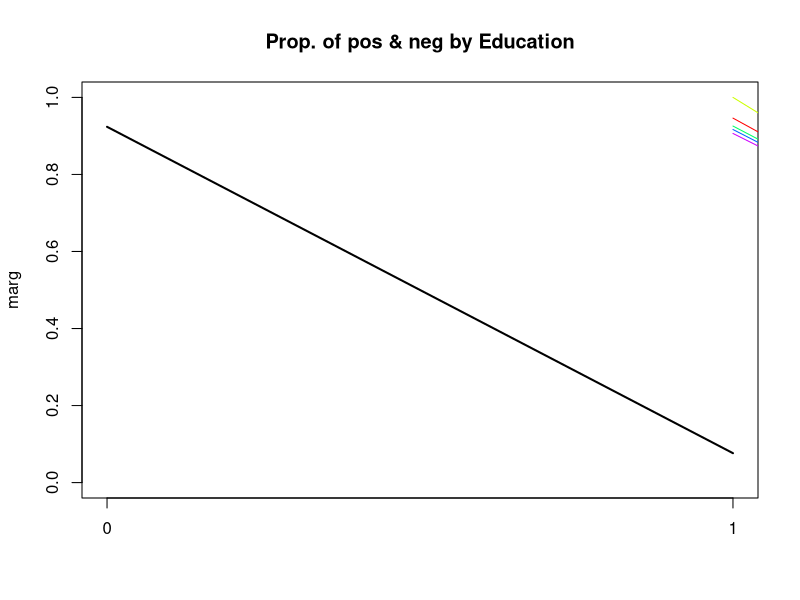
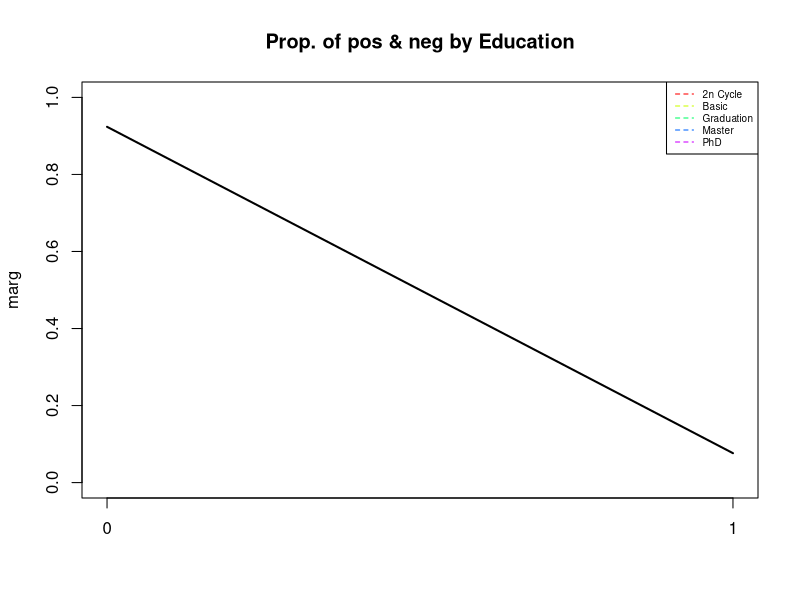
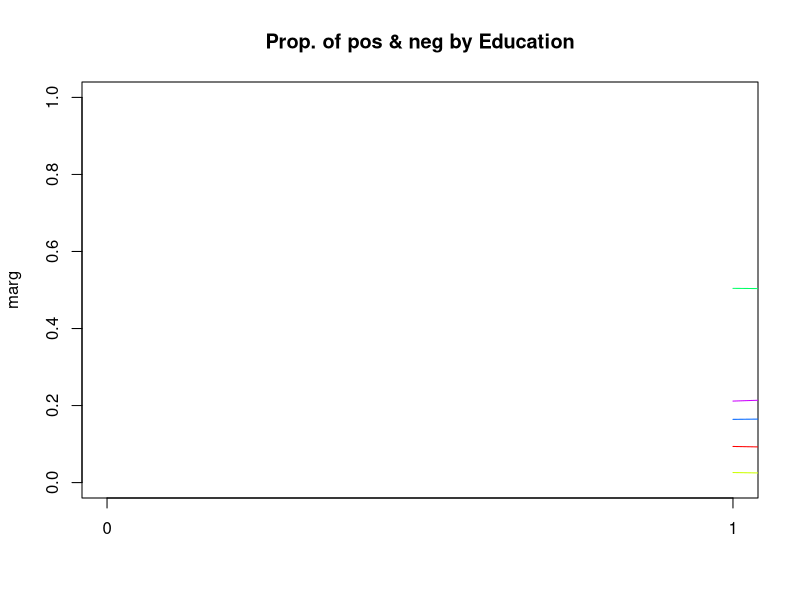
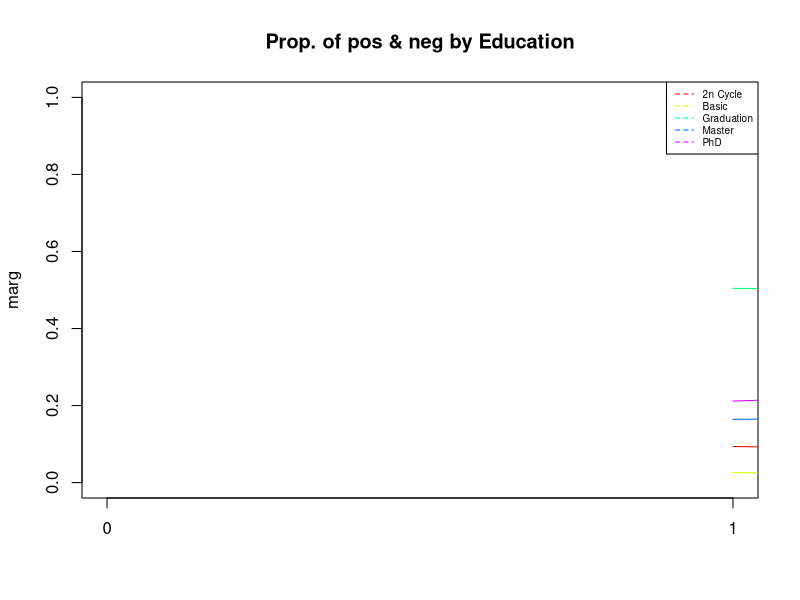
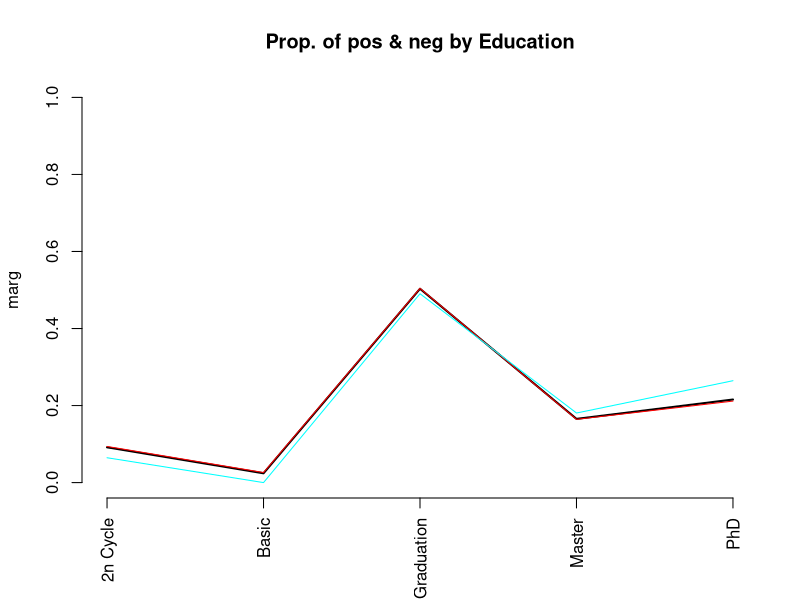
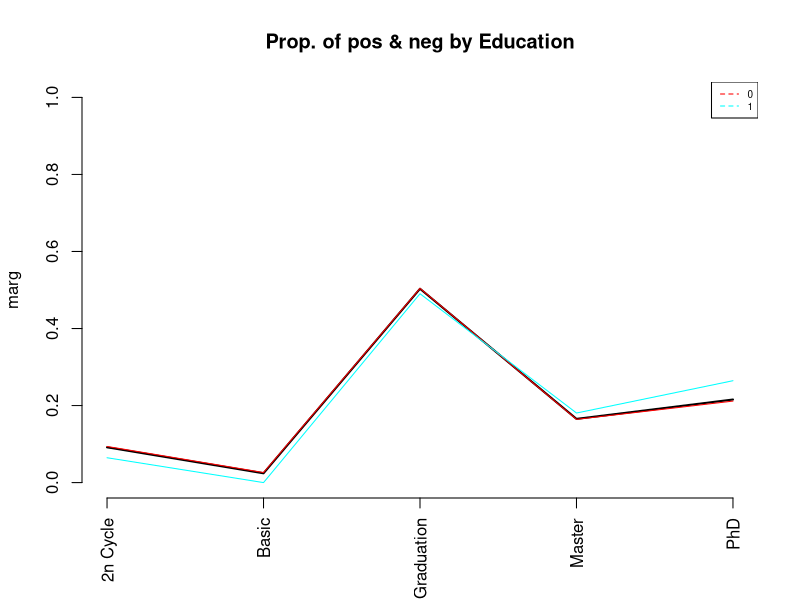
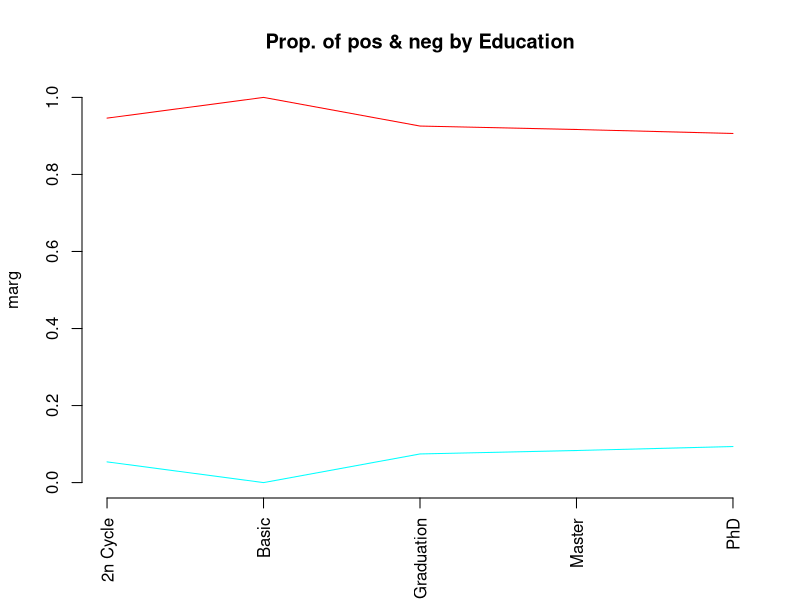
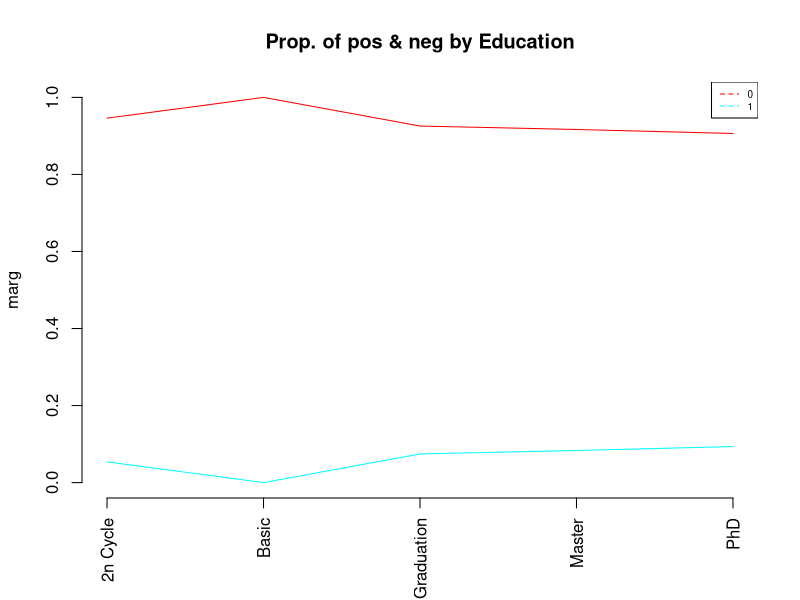

Reproduce these figures in R, in order.
#  READING CREDSCO_BIN
# load("d:/karina/docencia/DataMiningEI/Practiques/2CredscoProfiling/credscok_bin")

#read data only if required
setwd("C:/Users/Michel/Desktop/UPC/Q5/MD/MD-D4")
dd <- read.table("ifood_enriched.csv",header=T, sep=",", dec='.');

names(dd)

attach(dd)

#Dictamen    <- as.factor(Dictamen)
#levels(Dictamen) <- c(NA, "positiu","negatiu")


#Calcula els valor test de la variable Xnum per totes les modalitats del factor P
ValorTestXnum <- function(Xnum,P){
  #freq dis of fac
  nk <- as.vector(table(P)); 
  n <- sum(nk); 
  #mitjanes x grups
  xk <- tapply(Xnum,P,mean);
  #valors test
  txk <- (xk-mean(Xnum))/(sd(Xnum)*sqrt((n-nk)/(n*nk))); 
  #p-values
  pxk <- pt(txk,n-1,lower.tail=F);
  for(c in 1:length(levels(as.factor(P)))){if (pxk[c]>0.5){pxk[c]<-1-pxk[c]}}
  return (pxk)
}




ValorTestXquali <- function(P,Xquali){
  taula <- table(P,Xquali);
  n <- sum(taula); 
  pk <- apply(taula,1,sum)/n;
  pj <- apply(taula,2,sum)/n;
  pf <- taula/(n*pk);
  pjm <- matrix(data=pj,nrow=dim(pf)[1],ncol=dim(pf)[2], byrow=TRUE);      
  dpf <- pf - pjm; 
  dvt <- sqrt(((1-pk)/(n*pk))%*%t(pj*(1-pj))); 
  #i hi ha divisions iguals a 0 dona NA i no funciona
  zkj <- dpf
  zkj[dpf!=0]<-dpf[dpf!=0]/dvt[dpf!=0]; 
  pzkj <- pnorm(zkj,lower.tail=F);
  for(c in 1:length(levels(as.factor(P)))){for (s in 1:length(levels(Xquali))){if (pzkj[c,s]> 0.5){pzkj[c,s]<-1- pzkj[c,s]}}}
  return (list(rowpf=pf,vtest=zkj,pval=pzkj))
}


#source("file")
#dades contain the dataset
dades<-dd
#dades<-dd[filtro,]
#dades<-df
K<-dim(dades)[2]
par(ask=TRUE)


#P must contain the class variable
P<-dd$AccCmp4
#P<-c2
#P<-dd[,18]
nameP<-"AccCmp4"
#P<-df[,33]

nc<-length(levels(factor(P)))
nc
pvalk <- matrix(data=0,nrow=nc,ncol=K, dimnames=list(levels(P),names(dades)))
nameP<-"Class"
n<-dim(dades)[1]

for(k in 1:K){
  if (is.numeric(dades[,k])){ 
    print(paste("Anàlisi per classes de la Variable:", names(dades)[k]))
    
    boxplot(dades[,k]~P, main=paste("Boxplot of", names(dades)[k], "vs", nameP ), horizontal=TRUE)
    
    barplot(tapply(dades[[k]], P, mean),main=paste("Means of", names(dades)[k], "by", nameP ))
    abline(h=mean(dades[[k]]))
    legend(0,mean(dades[[k]]),"global mean",bty="n")
    print("Estadístics per groups:")
    for(s in levels(as.factor(P))) {print(summary(dades[P==s,k]))}
    o<-oneway.test(dades[,k]~P)
    print(paste("p-valueANOVA:", o$p.value))
    kw<-kruskal.test(dades[,k]~P)
    print(paste("p-value Kruskal-Wallis:", kw$p.value))
    pvalk[,k]<-ValorTestXnum(dades[,k], P)
    print("p-values ValorsTest: ")
    print(pvalk[,k])      
  }else{
    if(class(dd[,k])=="Date"){
      print(summary(dd[,k]))
      print(sd(dd[,k]))
      #decide breaks: weeks, months, quarters...
      hist(dd[,k],breaks="weeks")
    }else{
      #qualitatives
      print(paste("Variable", names(dades)[k]))
      table<-table(P,dades[,k])
      #   print("Cross-table")
      #   print(table)
      rowperc<-prop.table(table,1)
      
      colperc<-prop.table(table,2)
      #  print("Distribucions condicionades a files")
      # print(rowperc)
      
      #ojo porque si la variable es true o false la identifica amb el tipus Logical i
      #aquest no te levels, por tanto, coertion preventiva
      
      dades[,k]<-as.factor(dades[,k])
      
      
      marg <- table(as.factor(P))/n
      print(append("Categories=",levels(as.factor(dades[,k]))))
      
      #from next plots, select one of them according to your practical case
      plot(marg,type="l",ylim=c(0,1),main=paste("Prop. of pos & neg by",names(dades)[k]))
      paleta<-rainbow(length(levels(dades[,k])))
      for(c in 1:length(levels(dades[,k]))){lines(colperc[,c],col=paleta[c]) }
      
      #with legend
      plot(marg,type="l",ylim=c(0,1),main=paste("Prop. of pos & neg by",names(dades)[k]))
      paleta<-rainbow(length(levels(dades[,k])))
      for(c in 1:length(levels(dades[,k]))){lines(colperc[,c],col=paleta[c]) }
      legend("topright", levels(dades[,k]), col=paleta, lty=2, cex=0.6)
      
      #condicionades a classes
      print(append("Categories=",levels(dades[,k])))
      plot(marg,type="n",ylim=c(0,1),main=paste("Prop. of pos & neg by",names(dades)[k]))
      paleta<-rainbow(length(levels(dades[,k])))
      for(c in 1:length(levels(dades[,k]))){lines(rowperc[,c],col=paleta[c]) }
      
      #with legend
      plot(marg,type="n",ylim=c(0,1),main=paste("Prop. of pos & neg by",names(dades)[k]))
      paleta<-rainbow(length(levels(dades[,k])))
      for(c in 1:length(levels(dades[,k]))){lines(rowperc[,c],col=paleta[c]) }
      legend("topright", levels(dades[,k]), col=paleta, lty=2, cex=0.6)
      
      #amb variable en eix d'abcisses
      marg <-table(dades[,k])/n
      print(append("Categories=",levels(dades[,k])))
      plot(marg,type="l",ylim=c(0,1),main=paste("Prop. of pos & neg by",names(dades)[k]), las=3)
      #x<-plot(marg,type="l",ylim=c(0,1),main=paste("Prop. of pos & neg by",names(dades)[k]), xaxt="n")
      #text(x=x+.25, y=-1, adj=1, levels(CountryName), xpd=TRUE, srt=25, cex=0.7)
      paleta<-rainbow(length(levels(as.factor(P))))
      for(c in 1:length(levels(as.factor(P)))){lines(rowperc[c,],col=paleta[c]) }
      
      #with legend
      plot(marg,type="l",ylim=c(0,1),main=paste("Prop. of pos & neg by",names(dades)[k]), las=3)
      for(c in 1:length(levels(as.factor(P)))){lines(rowperc[c,],col=paleta[c])}
      legend("topright", levels(as.factor(P)), col=paleta, lty=2, cex=0.6)
      
      #condicionades a columna 
      plot(marg,type="n",ylim=c(0,1),main=paste("Prop. of pos & neg by",names(dades)[k]), las=3)
      paleta<-rainbow(length(levels(as.factor(P))))
      for(c in 1:length(levels(as.factor(P)))){lines(colperc[c,],col=paleta[c]) }
      
      #with legend
      plot(marg,type="n",ylim=c(0,1),main=paste("Prop. of pos & neg by",names(dades)[k]), las=3)
      for(c in 1:length(levels(as.factor(P)))){lines(colperc[c,],col=paleta[c])}
      legend("topright", levels(as.factor(P)), col=paleta, lty=2, cex=0.6)
      
      table<-table(dades[,k],P)
      print("Cross Table:")
      print(table)
      print("Distribucions condicionades a columnes:")
      print(colperc)
      
      #diagrames de barres apilades                                         
      
      paleta<-rainbow(length(levels(dades[,k])))
      barplot(table(dades[,k], as.factor(P)), beside=FALSE,col=paleta )
      
      barplot(table(dades[,k], as.factor(P)), beside=FALSE,col=paleta )
      legend("topright",levels(as.factor(dades[,k])),pch=1,cex=0.5, col=paleta)
      
      #diagrames de barres adosades
      barplot(table(dades[,k], as.factor(P)), beside=TRUE,col=paleta )
      
      barplot(table(dades[,k], as.factor(P)), beside=TRUE,col=paleta)
      legend("topright",levels(as.factor(dades[,k])),pch=1,cex=0.5, col=paleta)
      
      print("Test Fisher: ")
      print(fisher.test(dades[,k], as.factor(P), simulate.p.value = TRUE, B = 2000, workspace = 2000000)) 
      
      print("valorsTest:")
      print( ValorTestXquali(P,dades[,k]))
      #calcular els pvalues de les quali
    }
  }
}#endfor

#descriptors de les classes més significatius. Afegir info qualits
for (c in 1:length(levels(as.factor(P)))) {
  if(!is.na(levels(as.factor(P))[c])){
    print(paste("P.values per class:",levels(as.factor(P))[c]));
    print(sort(pvalk[c,]), digits=3) 
  }
}

#afegir la informacio de les modalitats de les qualitatives a la llista de pvalues i fer ordenacio global

#saving the dataframe in an external file
#write.table(dd, file = "ifood_enriched.csv", sep = ",", na = "NA", dec = ".", row.names = FALSE, col.names = TRUE)


